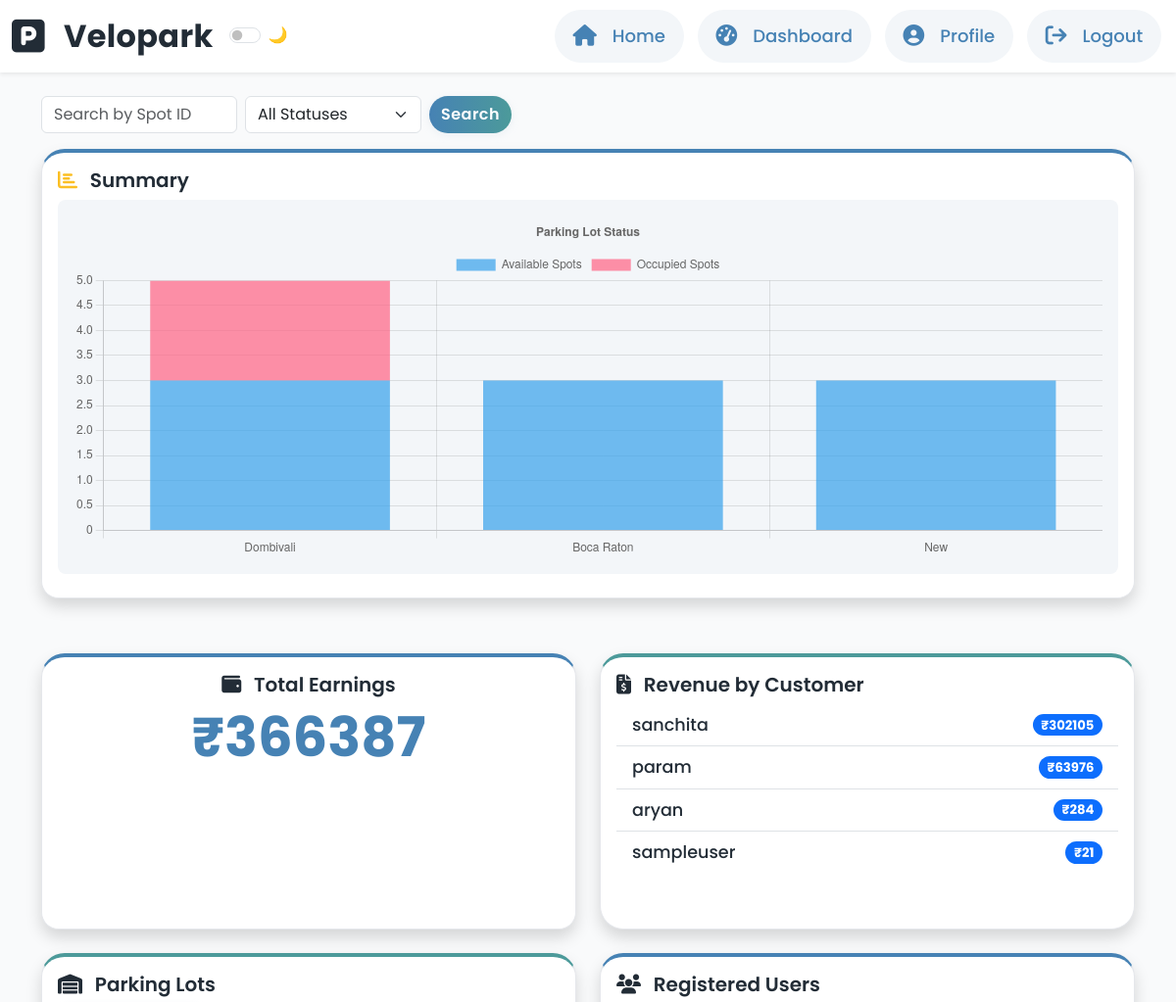
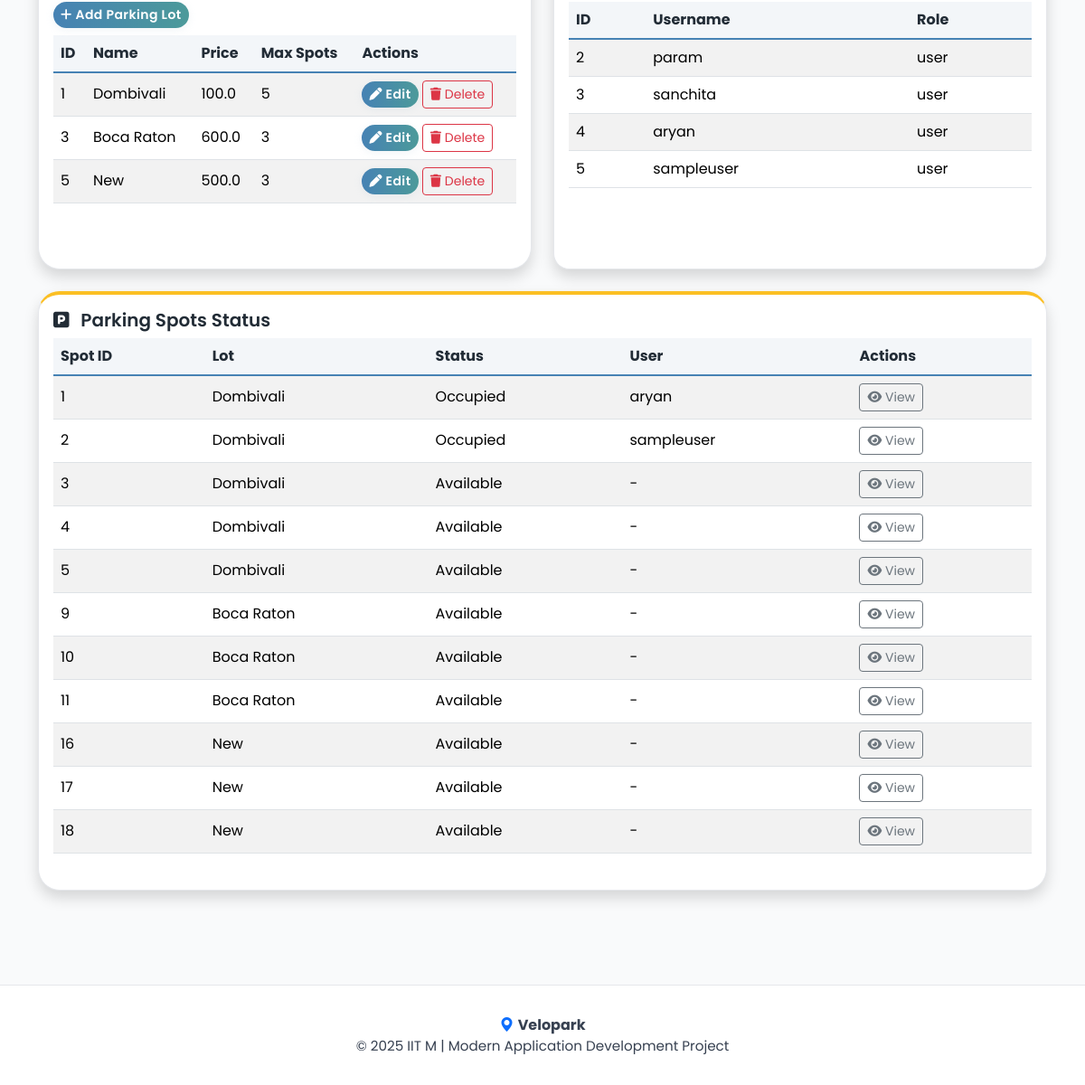
The page /admin/dashboard (signed in) on the database its author committed (2 pictures, top to bottom).
### models/parking_lot.py (models this page shows, shortened)
class ParkingLot(db.Model):
    __tablename__ = 'parking_lots'
    id = db.Column(db.Integer, primary_key=True)
    name = db.Column(db.String(100), nullable=False)
    price = db.Column(db.Float, nullable=False)  # Price per unit time
    address = db.Column(db.String(200), nullable=False)
    pincode = db.Column(db.String(10), nullable=False)
    max_spots = db.Column(db.Integer, nullable=False)
    created_at = db.Column(db.DateTime, default=datetime.utcnow)
    parking_spots = db.relationship('ParkingSpot', backref='parking_lot', lazy=True, cascade='all, delete-orphan')
    def get_available_spots_count(self):
        return len([spot for spot in self.parking_spots if spot.status == 'A'])
    def get_occupied_spots_count(self):
        return len([spot for spot in self.parking_spots if spot.status == 'O'])

### models/user.py (models this page shows, shortened)
class User(db.Model):
    __tablename__ = 'users'
    id = db.Column(db.Integer, primary_key=True)
    username = db.Column(db.String(80), unique=True, nullable=False)
    password_hash = db.Column(db.String(255), nullable=False)
    role = db.Column(db.String(20), default='user')  # 'admin' or 'user'
    created_at = db.Column(db.DateTime, default=datetime.utcnow)
    reservations = db.relationship('Reservation', backref='user', lazy=True)
    def is_admin(self):
        return self.role == 'admin'

### controllers/admin.py (the view)
@admin.route('/dashboard')
@admin_required
def dashboard():
    parking_lots = ParkingLot.query.all()
    users = User.query.filter(User.role != 'admin').all()
    parking_spots = []
    for spot in ParkingSpot.query.join(ParkingLot).all():
        lot_name = spot.parking_lot.name
        current_res = spot.get_current_reservation() if spot.is_occupied() else None
        parking_spots.append({
            'id': spot.id,
            'lot_name': lot_name,
            'status': 'Occupied' if spot.is_occupied() else 'Available',
            'user': current_res.user.username if current_res else None
        })
    lot_names = [lot.name for lot in parking_lots]
    available_spots = [lot.get_available_spots_count() for lot in parking_lots]
    occupied_spots = [lot.get_occupied_spots_count() for lot in parking_lots]
    total_earnings = db.session.query(func.sum(Reservation.cost)).scalar() or 0
    earnings_by_user = db.session.query(
        User.username,
        func.sum(Reservation.cost).label('total_paid')
    ).join(Reservation, Reservation.user_id == User.id).filter(
        Reservation.cost.isnot(None)
    ).group_by(User.username).order_by(func.sum(Reservation.cost).desc()).all()
    return render_template('admin_dashboard.html',
                         parking_lots=parking_lots,
                         users=users,
                         parking_spots=parking_spots,
                         lot_names=lot_names,
                         available_spots=available_spots,
                         occupied_spots=occupied_spots,
                         total_earnings=total_earnings,
                         earnings_by_user=earnings_by_user)

### controllers/auth.py (called while the page is built)
def admin_required(f):
    @wraps(f)
    def decorated_function(*args, **kwargs):
        if 'user_id' not in session:
            return redirect(url_for('auth.login'))
        user = User.query.get(session['user_id'])
        if not user or not user.is_admin():
            flash('Access denied. Admin privileges required.', 'error')
            return redirect(url_for('auth.login'))
        return f(*args, **kwargs)
    return decorated_function

### models/parking_spot.py (called while the page is built)
    def is_occupied(self):
        return self.status == 'O'

    def get_current_reservation(self):
        from models.reservation import Reservation
        return Reservation.query.filter_by(
            spot_id=self.id,
            leaving_timestamp=None
        ).first()

### templates/admin_dashboard.html (shortened to what this page needs)
{% extends 'base.html' %}
{% block nav_links %}
<li class="nav-item">
    <a class="nav-link" href="/" tabindex="0"><i class="fa-solid fa-house"></i> Home</a>
</li>
<li class="nav-item">
    <a class="nav-link" href="/admin/dashboard" tabindex="0"><i class="fa-solid fa-gauge-high"></i> Dashboard</a>
</li>
<li class="nav-item">
    <a class="nav-link" href="/profile" tabindex="0"><i class="fa-solid fa-user-circle"></i> Profile</a>
</li>
<li class="nav-item">
    <a class="nav-link" href="/logout" tabindex="0"><i class="fa-solid fa-arrow-right-from-bracket"></i> Logout</a>
</li>
{% endblock %}
{% block content %}
<div class="row mb-3">
    <div class="col-12">
        <form class="d-flex gap-2" method="get" action="/admin/search_spots">
            <input type="text" class="form-control" name="query" placeholder="Search by Spot ID" value="{{ search_query if search_mode else '' }}" style="max-width:200px;">
            <select class="form-select" name="status" style="max-width:180px;">
                <option value="">All Statuses</option>
            </select>
            <button class="btn btn-outline-primary" type="submit">Search</button>
        </form>
    </div>
</div>
{% if not search_mode %}
<div class="row mb-4">
    <div class="col-12">
        <div class="card card-accent shadow">
            <div class="card-body">
                <h5 class="card-title"><i class="fa-solid fa-chart-bar me-2"></i> Summary</h5>
                <div style="background:#F3F6F9; border-radius:8px; padding:1rem;">
                    <canvas id="summaryChart" height="100"></canvas>
                </div>
            </div>
        </div>
    </div>
</div>
<div class="row g-4 mb-4">
    <div class="col-lg-6">
        <div class="card card-accent shadow h-100">
            <div class="card-body text-center">
                <h5 class="card-title"><i class="fa-solid fa-wallet me-2"></i> Total Earnings</h5>
                <p class="display-4 fw-bold" style="color: #4682B4;">₹{{ total_earnings | int }}</p>
            </div>
        </div>
    </div>
    <div class="col-lg-6">
        <div class="card card-accent-teal shadow h-100">
            <div class="card-body">
                <h5 class="card-title"><i class="fa-solid fa-file-invoice-dollar me-2"></i> Revenue by Customer</h5>
                <ul class="list-group list-group-flush">
                    {% for user in earnings_by_user %}
                    <li class="list-group-item d-flex justify-content-between align-items-center bg-transparent">
                        {{ user.username }}
                        <span class="badge bg-primary rounded-pill">₹{{ user.total_paid | int }}</span>
                    </li>
                    {% endfor %}
                </ul>
            </div>
        </div>
    </div>
</div>
<div class="row g-4">
    <div class="col-lg-6">
        <div class="card card-accent-teal shadow h-100">
            <div class="card-body">
                <h5 class="card-title"><i class="fa-solid fa-warehouse me-2"></i> Parking Lots</h5>
                <a href="/admin/parking_lot/create" class="btn btn-primary btn-sm mb-2"><i class="fa-solid fa-plus"></i> Add Parking Lot</a>
                <div class="table-responsive">
                    <table class="table table-striped align-middle">
                        <thead>
                            <tr>
                                <th>ID</th>
                                <th>Name</th>
                                <th>Price</th>
                                <th>Max Spots</th>
                                <th>Actions</th>
                            </tr>
                        </thead>
                        <tbody>
                            {% for lot in parking_lots %}
                            <tr>
                                <td>{{ lot.id }}</td>
                                <td>{{ lot.name }}</td>
                                <td>{{ lot.price }}</td>
                                <td>{{ lot.max_spots }}</td>
                                <td>
                                    <a href="/admin/parking_lot/edit/{{ lot.id }}" class="btn btn-outline-primary btn-sm"><i class="fa-solid fa-pen"></i> Edit</a>
                                    <a href="/admin/parking_lot/delete/{{ lot.id }}" class="btn btn-outline-danger btn-sm"><i class="fa-solid fa-trash"></i> Delete</a>
                                </td>
                            </tr>
                            {% endfor %}
                        </tbody>
                    </table>
                </div>
            </div>
        </div>
    </div>
    <div class="col-lg-6">
        <div class="card card-accent shadow h-100 mb-4 mb-lg-0">
            <div class="card-body">
                <h5 class="card-title"><i class="fa-solid fa-users me-2"></i> Registered Users</h5>
                <div class="table-responsive">
                    <table class="table table-striped align-middle">
                        <thead>
                            <tr>
                                <th>ID</th>
                                <th>Username</th>
                                <th>Role</th>
                            </tr>
                        </thead>
                        <tbody>
                            {% for user in users %}
                            <tr>
                                <td>{{ user.id }}</td>
                                <td>{{ user.username }}</td>
                                <td>{{ user.role }}</td>
                            </tr>
                            {% endfor %}
                        </tbody>
                    </table>
                </div>
            </div>
        </div>
    </div>
</div>
{% endif %}
<div class="row mt-4">
    <div class="col-12">
        <div class="card card-accent-yellow shadow">
            <div class="card-body">
                <h5 class="card-title"><i class="fa-solid fa-square-parking me-2"></i> Parking Spots Status</h5>
                <div class="table-responsive">
                    <table class="table table-striped align-middle">
                        <thead>
                            <tr>
                                <th>Spot ID</th>
                                <th>Lot</th>
                                <th>Status</th>
                                <th>User</th>
                                <th>Actions</th>
                            </tr>
                        </thead>
                        <tbody>
                            {% for spot in parking_spots %}
                            <tr>
                                <td>{{ spot.id }}</td>
                                <td>{{ spot.lot_name }}</td>
                                <td>{{ spot.status }}</td>
                                <td>{{ spot.user or '-' }}</td>
                                <td>
                                    <a href="/admin/parking_spot/view/{{ spot.id }}" class="btn btn-outline-secondary btn-sm"><i class="fa-solid fa-eye"></i> View</a>
                                </td>
                            </tr>
                            {% endfor %}
                        </tbody>
                    </table>
                </div>
            </div>
        </div>
    </div>
</div>
{% endblock %}
{% block scripts %}
<script>
const ctx = document.getElementById('summaryChart').getContext('2d');
const summaryChart = new Chart(ctx, {
    type: 'bar',
    data: {
        labels: {{ lot_names|tojson }},
        datasets: [
            {
                label: 'Available Spots',
                data: {{ available_spots|tojson }},
                backgroundColor: 'rgba(54, 162, 235, 0.7)'
            },
            {
                label: 'Occupied Spots',
                data: {{ occupied_spots|tojson }},
                backgroundColor: 'rgba(255, 99, 132, 0.7)'
            }
        ]
    },
    options: {
        responsive: true,
        plugins: {
            legend: { position: 'top' },
            title: { display: true, text: 'Parking Lot Status' }
        },
        scales: {
            x: { stacked: true },
            y: { beginAtZero: true, stacked: true }
        }
    }
});
</script>
{% endblock %}

### static/css/style.css (style rules this page uses)
html { font-size: 16px; }
body { min-height: 100vh; background: var(--bg-main, #F9FAFB); color: var(--text-main, #222C36); font-family: 'Poppins', Arial, Helvetica, sans-serif; overflow-x: hidden; position: relative; transition: background 0.3s, color 0.3s; }
:root { --bg-main: #F9FAFB; --bg-card: #fff; --text-main: #222C36; --text-secondary: #374151; --text-muted: #6B7280; --accent: #4682B4; --accent-teal: #4C9A9A; --accent-yellow: #fbbf24; --border: #E5E7EB; --footer-bg: #fff; --footer-text: #374151; --navbar-bg: #fff; --navbar-link-bg: #F3F6F9; --navbar-link-color: #4682B4; --navbar-link-active-bg: #4682B4; --navbar-link-active-color: #fff; --table-header-bg: #F3F6F9; --table-row-odd: #F9FAFB; --table-row-even: #fff; }
.navbar-nav .nav-link { background: var(--navbar-link-bg); color: var(--navbar-link-color) !important; border-radius: 2rem; font-weight: 500; font-size: 1.18em; padding: 0.7em 1.5em; border: 1.5px solid transparent; box-shadow: 0 1px 4px 0 var(--border)22; transition: background 0.18s, color 0.18s, box-shadow 0.18s, border 0.18s, transform 0.18s; }
.card, .modal-content { background: var(--bg-card) !important; border-radius: 1.5rem; border: 1.5px solid var(--border); box-shadow: 0 4px 24px 0 var(--border)55; margin-bottom: 2rem; padding-bottom: 0.5rem; position: relative; font-family: 'Poppins', Arial, Helvetica, sans-serif; transition: background 0.3s, color 0.3s, border 0.3s, box-shadow 0.3s; }
.card .card-title { font-family: 'Poppins', Arial, Helvetica, sans-serif; font-weight: 600; color: var(--text-main); font-size: 1.25rem; }
.card-accent { border-top: 4px solid var(--accent); border-radius: 1.5rem 1.5rem 1.1rem 1.1rem; }
.card-accent-teal { border-top: 4px solid var(--accent-teal); }
.card-accent-yellow { border-top: 4px solid var(--accent-yellow); }
.card .fa-chart-bar { color: var(--accent-yellow); }
.btn-primary, .btn-outline-primary { background: linear-gradient(90deg, var(--accent) 0%, var(--accent-teal) 100%); color: #fff; border-radius: 2rem; font-weight: 600; letter-spacing: 0.03em; border: none; box-shadow: 0 2px 8px 0 #B6C6D633; transition: background 0.18s, color 0.18s, box-shadow 0.18s, transform 0.18s; }
h5, .h5 { font-size: 1.25rem; font-weight: 500; font-family: 'Poppins', Arial, Helvetica, sans-serif; }
.navbar-nav .nav-link { display: flex; align-items: center; gap: 0.5rem; padding-left: 1.1rem !important; padding-right: 1.1rem !important; margin-left: 0.2rem; margin-right: 0.2rem; font-size: 1.13rem; }
.navbar-nav .nav-item:not(:last-child) { margin-right: 0.5rem; }
.navbar-nav .nav-link i, .navbar-brand i { margin-right: 0.5rem; font-size: 1.2em; }
.table { color: var(--text-main); background: transparent; transition: background 0.3s, color 0.3s; }
.table thead th { background: var(--table-header-bg); color: var(--text-main); border-bottom: 2px solid var(--accent); }
.table-striped > tbody > tr:nth-of-type(odd) { background-color: var(--table-row-odd); }
.table-striped > tbody > tr:nth-of-type(even) { background-color: var(--table-row-even); }
.table td, .table th { vertical-align: middle; }
.btn, .form-control, .form-select, .table, .table th, .table td { font-family: 'Poppins', Arial, Helvetica, sans-serif; }
.list-group-item { color: var(--text-main) !important; background: transparent; font-size: 1.1em; font-weight: 500; font-family: 'Poppins', Arial, Helvetica, sans-serif; }
.card-title { color: var(--text-main) !important; font-family: 'Poppins', Arial, Helvetica, sans-serif; font-weight: 600; font-size: 1.25rem; transition: color 0.3s; }
.card { background: var(--bg-card) !important; box-shadow: 0 4px 24px 0 var(--border)55; }

### rows shown on the page
ParkingLot: id "1", name "Dombivali", price "100.0", max_spots "5", lot_name "Dombivali" "Dombivali", id "3", lot_name "Dombivali", status "Available", user "-", id "4", id "5"
ParkingLot: id "3", name "Boca Raton", price "600.0", max_spots "3", id "9", lot_name "Boca Raton", status "Available", user "-", id "10", id "11"
ParkingLot: id "5", name "New", price "500.0", max_spots "3", id "16", lot_name "New", status "Available", user "-", id "17", id "18"
User: id "2", username "param", role "user"
User: id "3", username "sanchita", role "user"
User: id "4", username "aryan", role "user", username "aryan"
User: id "5", username "sampleuser", role "user", username "sampleuser"

### other values the page prints
{{ total_earnings | int }} "366387"
{{ user.username }} "sanchita" "param" "aryan" "sampleuser"
{{ user.total_paid | int }} "302105" "63976" "284" "21"
{{ spot.id }} "1" "2"
{{ spot.status }} "Occupied" "Occupied"
{{ year or 2025 }} "2025"
chart data {{ lot_names|tojson }} ["Dombivali", "Boca Raton", "New"]
chart data {{ available_spots|tojson }} [3, 3, 3]
chart data {{ occupied_spots|tojson }} [2, 0, 0]
